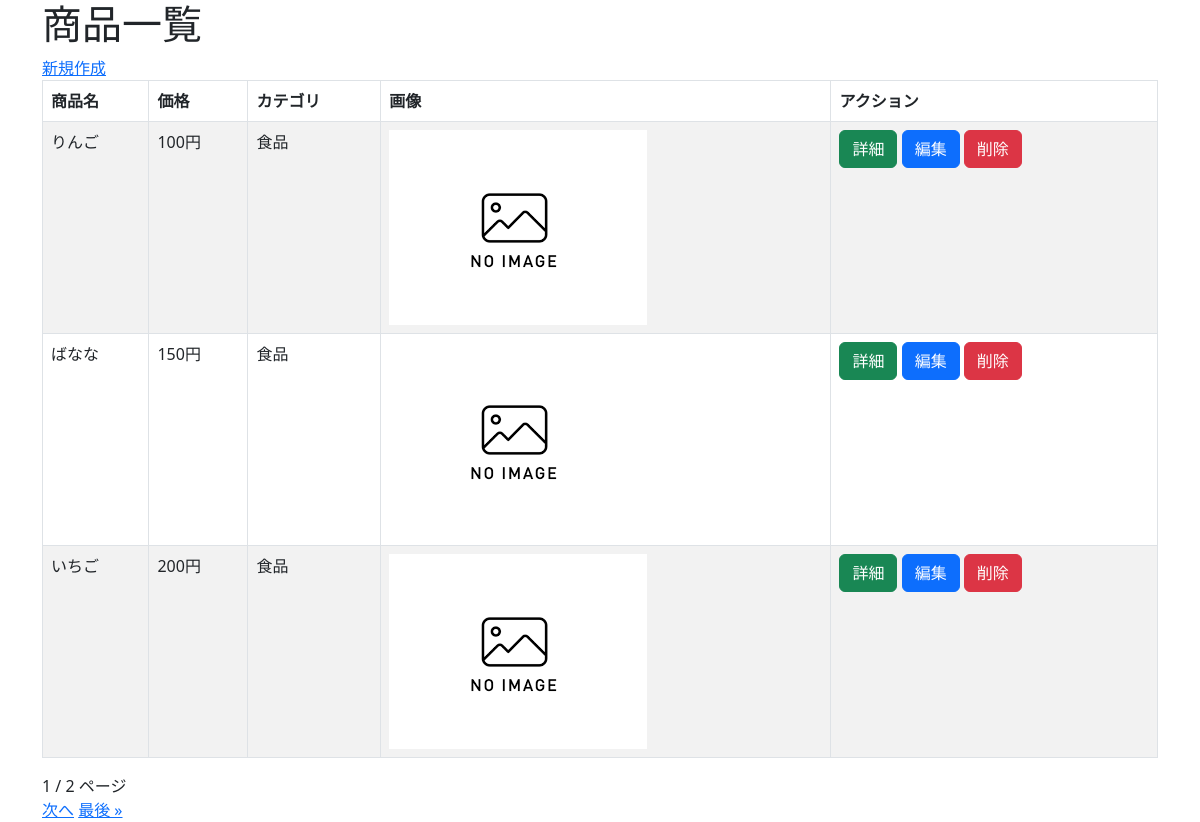
/crud/, run on the app's committed database.
### crud/models.py (models this page shows, shortened)
class Product(models.Model):
    name = models.CharField(max_length=200)
    price = models.PositiveIntegerField()
    category = models.ForeignKey(Category, on_delete=models.CASCADE)
    img = models.ImageField(blank=True, default='noImage.png')
    detail = models.TextField(blank=True, null=True)

class Category(models.Model):
    name = models.CharField(max_length=200)
    def __str__(self):
        return self.name

### crud/views.py (the view)
# urls.py: path('crud/',views.ProductListView.as_view(), name="list"),
class ProductListView(ListView):
  model = Product
  template_name = "list.html"
  paginate_by = 3

### crud/templates/crud/product_list.html (shortened to what this page needs)
{% extends "base.html" %}
{% block content %}
<h1>商品一覧</h1>
<a href="{% url 'new' %}">新規作成</a>
<table class="table table-striped table-hover table-bordered">
  <thead>
    <tr>
      <th>商品名</th>
      <th>価格</th>
      <th>カテゴリ</th>
      <th>画像</th>
      <th>アクション</th>
    </tr>
  </thead>
  {% for product in object_list %}
  <tr>
    <td>{{ product.name }}</td>
    <td>{{ product.price }}円</td>
    <td>{{ product.category }}</td>
    <td><img src ="{{ product.img.url }}" style="width:100px height:auto;"></td>
    <td>
      <button class="btn btn-success" onclick="location.href='{% url 'detail' pk=product.pk %}'">詳細</button>
      <button class="btn btn-primary" onclick="location.href='{% url 'edit' pk=product.pk %}'">編集</button>
      <button class="btn btn-danger" onclick="location.href='{% url 'delete' pk=product.pk %}'">削除</button>
    </td>
  </tr>
  {% endfor %}
</table>
{{ page_obj.number }} / {{ page_obj.paginator.num_pages }} ページ<br>
{% if page_obj.has_next %}
<a href="?page={{ page_obj.next_page_number }}">次へ</a>
<a href="?page={{ page_obj.paginator.num_pages }}">最後 &raquo;</a>
{% endif %}
{% endblock %}

### crud/templates/base.html (shortened to what this page needs)
<!DOCTYPE html>
<html lang="ja">
  <head>
    <link href="https://cdn.jsdelivr.net/npm/bootstrap@5.3.0-alpha3/dist/css/bootstrap.min.css" rel="stylesheet">
  </head>
  <body>
    <div class = "container">
      {% block content %}{% endblock %}
    </div>
  </body>
</html>

### data on the page
Product: name "りんご", price "100", category "食品", img (placeholder picture)
Product: name "ばなな", price "150", category "食品", img (placeholder picture)
Product: name "いちご", price "200", category "食品", img (placeholder picture)

### other printed values
{{ page_obj.number }} "1"
{{ page_obj.paginator.num_pages }} "2"
